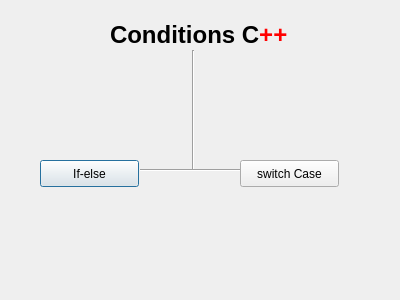
<?xml version="1.0" encoding="UTF-8"?>
<ui version="4.0">
 <class>Conditions</class>
 <widget class="QDialog" name="Conditions">
  <property name="geometry">
   <rect>
    <x>0</x>
    <y>0</y>
    <width>400</width>
    <height>300</height>
   </rect>
  </property>
  <property name="windowTitle">
   <string>Dialog</string>
  </property>
  <widget class="QPushButton" name="pushButton">
   <property name="geometry">
    <rect>
     <x>40</x>
     <y>160</y>
     <width>99</width>
     <height>27</height>
    </rect>
   </property>
   <property name="text">
    <string>If-else</string>
   </property>
  </widget>
  <widget class="QLabel" name="label">
   <property name="geometry">
    <rect>
     <x>110</x>
     <y>20</y>
     <width>181</width>
     <height>31</height>
    </rect>
   </property>
   <property name="text">
    <string>&lt;html&gt;&lt;head/&gt;&lt;body&gt;&lt;p&gt;&lt;span style=&quot; font-size:18pt; font-weight:600;&quot;&gt;Conditions C&lt;/span&gt;&lt;span style=&quot; font-size:18pt; font-weight:600; color:#ff0000;&quot;&gt;++&lt;/span&gt;&lt;/p&gt;&lt;/body&gt;&lt;/html&gt;</string>
   </property>
  </widget>
  <widget class="Line" name="line">
   <property name="geometry">
    <rect>
     <x>183</x>
     <y>50</y>
     <width>20</width>
     <height>121</height>
    </rect>
   </property>
   <property name="orientation">
    <enum>Qt::Vertical</enum>
   </property>
  </widget>
  <widget class="Line" name="line_2">
   <property name="geometry">
    <rect>
     <x>140</x>
     <y>160</y>
     <width>51</width>
     <height>20</height>
    </rect>
   </property>
   <property name="orientation">
    <enum>Qt::Horizontal</enum>
   </property>
  </widget>
  <widget class="Line" name="line_4">
   <property name="geometry">
    <rect>
     <x>190</x>
     <y>160</y>
     <width>51</width>
     <height>20</height>
    </rect>
   </property>
   <property name="orientation">
    <enum>Qt::Horizontal</enum>
   </property>
  </widget>
  <widget class="QPushButton" name="pushButton_2">
   <property name="geometry">
    <rect>
     <x>240</x>
     <y>160</y>
     <width>99</width>
     <height>27</height>
    </rect>
   </property>
   <property name="text">
    <string>switch Case</string>
   </property>
  </widget>
 </widget>
 <resources/>
 <connections/>
</ui>
